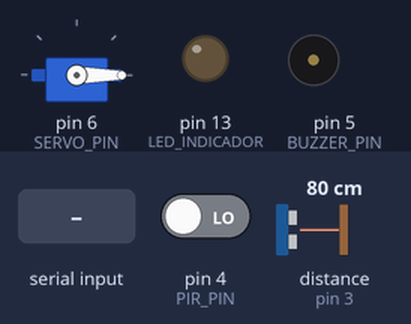
Simulated run of this sketch. Board: Arduino Uno, built with avr-gcc and run on an emulated ATmega328P. Parts: servo, output pins drawn as LEDs (lit = HIGH), buzzer (waves = sounding, pin HIGH). Dashed ring = blinking. The inputs (shaded band) are chosen by the test bench; at power-on: pin 4 (PIR_PIN) LOW, distance to the obstacle (sensor on pin 3) 80 cm. The echo pulse lasts 58.3 µs per cm; pins used as bus, display or sensor lines are not drawn; what the sketch prints to the serial monitor is not drawn.

Above: at 2.2 s.
2.3 s: "90,45\n" received over Serial
At 4.08 s:
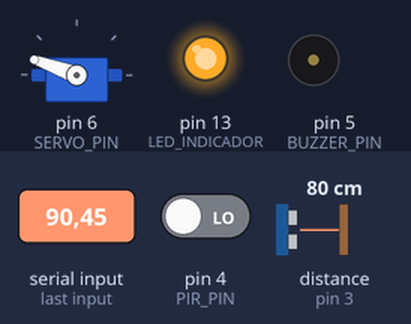
5.3 s: "4\n" received over Serial
At 5.56 s:
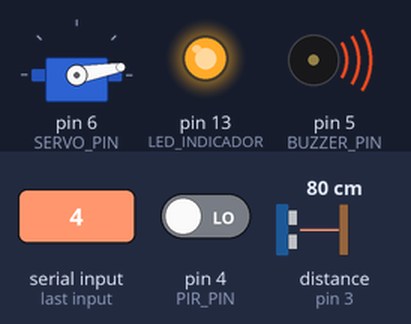
8.3 s: "30,150\n" received over Serial
At 8.89 s:
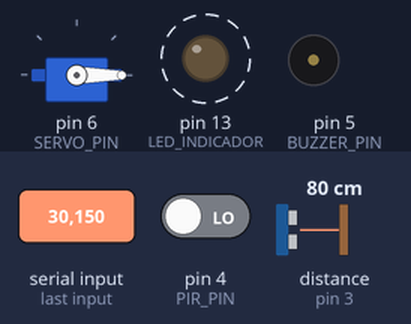
11.3 s: "4\n" received over Serial
At 11.54 s:
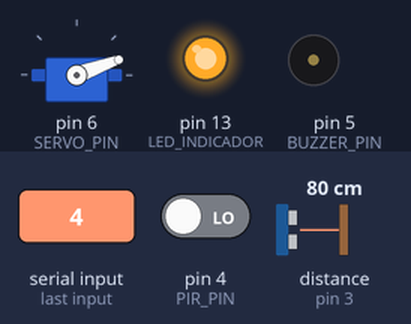
Timing chart, 0 to 15.3 s (numbered marks = the images above; inputs shaded):
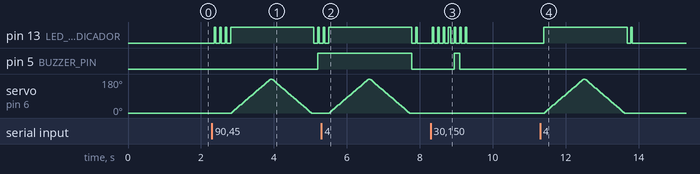

The sketch:

arduino_maestro.ino
```cpp
#include <Servo.h>
#include <DHT.h>

// ===== DEFINICIÓN DE PINES =====
#define TRIG_PIN 2      // Pin Trigger del sensor ultrasónico
#define ECHO_PIN 3      // Pin Echo del sensor ultrasónico
#define PIR_PIN 4       // Pin del sensor PIR
#define BUZZER_PIN 5    // Pin del buzzer
#define SERVO_PIN 6     // Pin del servo motor
#define DHT_PIN 7       // Pin del sensor DHT11
#define LED_INDICADOR 13 // LED indicador de comunicación serial

// ===== CONFIGURACIÓN DHT11 =====
#define DHT_TYPE DHT11
DHT dht(DHT_PIN, DHT_TYPE);

// ===== VARIABLES GLOBALES =====
Servo miServo;
int ultimoComando = -1;
bool servoMovimientoCompleto = true;
int anguloServo = 0;
bool buzzerActivo = false;
unsigned long lastBuzzerTime = 0;
const unsigned long buzzerDuration = 1000; // 1 segundo para el buzzer

void setup() {
  Serial.begin(9600);

  // ===== CONFIGURACIÓN DE PINES =====
  pinMode(TRIG_PIN, OUTPUT);
  pinMode(ECHO_PIN, INPUT);
  pinMode(PIR_PIN, INPUT);
  pinMode(BUZZER_PIN, OUTPUT);
  pinMode(LED_INDICADOR, OUTPUT);

  // ===== INICIALIZACIÓN DE SENSORES Y ACTUADORES =====
  dht.begin();           // Inicializar sensor DHT11
  miServo.attach(SERVO_PIN); // Conectar servo
  miServo.write(0);      // Posición inicial del servo

  // ===== ESTADO INICIAL =====
  digitalWrite(BUZZER_PIN, LOW);
  digitalWrite(LED_INDICADOR, LOW);
  digitalWrite(TRIG_PIN, LOW);

  Serial.println("🔄 Sistema de sensores por gestos INICIADO");
  Serial.println("📋 Comandos: 0=Apagar, 1=Ultrasónico, 2=DHT11, 3=PIR, 4=Servo, 5=Buzzer");
  delay(1000);
}

void loop() {
  // ===== LECTURA DE COMANDOS SERIAL =====
  if (Serial.available() > 0) {
    char comando = Serial.read();
    digitalWrite(LED_INDICADOR, HIGH);

    if (comando >= '0' && comando <= '5') {
      int numDedos = comando - '0';

      if (numDedos != ultimoComando) {
        ejecutarComando(numDedos);
        ultimoComando = numDedos;
      }
    }
    delay(50);
    digitalWrite(LED_INDICADOR, LOW);
  }

  // ===== CONTROL DE BUZZER TEMPORIZADO =====
  if (buzzerActivo && (millis() - lastBuzzerTime >= buzzerDuration)) {
    digitalWrite(BUZZER_PIN, LOW);
    buzzerActivo = false;
  }

  // ===== LECTURA CONTINUA DE SENSORES SEGÚN COMANDO ACTIVO =====
  if (millis() % 1000 == 0) { // Actualizar cada segundo aproximadamente
    if (ultimoComando >= 1 && ultimoComando <= 3) {
      ejecutarComando(ultimoComando); // Re-ejecutar para actualizar datos
    }
  }

  delay(100); // Pequeña pausa para estabilidad
}

void ejecutarComando(int numDedos) {
  switch (numDedos) {
    case 0:
      // ===== APAGAR TODO =====
      apagarTodo();
      Serial.println("S:0"); // Confirmación
      break;

    case 1:
      // ===== SENSOR ULTRASÓNICO =====
      medirYEnviarDistancia();
      break;

    case 2:
      // ===== SENSOR DHT11 (TEMPERATURA Y HUMEDAD) =====
      leerYEnviarDHT11();
      break;

    case 3:
      // ===== SENSOR PIR (MOVIMIENTO) =====
      leerYEnviarPIR();
      break;

    case 4:
      // ===== SERVO MOTOR =====
      moverServo();
      break;

    case 5:
      // ===== BUZZER =====
      activarBuzzer();
      break;
  }
}

void apagarTodo() {
  digitalWrite(BUZZER_PIN, LOW);
  buzzerActivo = false;
  miServo.write(0);
  anguloServo = 0;
}

void medirYEnviarDistancia() {
  float distancia = medirDistancia();

  // Validar lectura
  if (distancia > 0 && distancia < 400) {
    Serial.print("D:");
    Serial.print(distancia);
    Serial.println();
  } else {
    Serial.println("D:ERROR");
  }
}

float medirDistancia() {
  // Limpiar el trigger
  digitalWrite(TRIG_PIN, LOW);
  delayMicroseconds(2);

  // Enviar pulso de 10 microsegundos
  digitalWrite(TRIG_PIN, HIGH);
  delayMicroseconds(10);
  digitalWrite(TRIG_PIN, LOW);

  // Medir tiempo de respuesta
  long duracion = pulseIn(ECHO_PIN, HIGH, 30000); // Timeout de 30ms

  // Calcular distancia (cm)
  if (duracion > 0) {
    float distancia = duracion * 0.034 / 2;
    return distancia;
  }

  return -1; // Error en la medición
}

void leerYEnviarDHT11() {
  // Leer temperatura y humedad
  float temperatura = dht.readTemperature();
  float humedad = dht.readHumidity();

  // Verificar si la lectura es válida
  if (isnan(temperatura) || isnan(humedad)) {
    Serial.println("T:ERROR,H:ERROR");
    return;
  }

  // Enviar datos
  Serial.print("T:");
  Serial.print(temperatura, 1); // 1 decimal
  Serial.print(",H:");
  Serial.print(humedad, 1); // 1 decimal
  Serial.println();
}

void leerYEnviarPIR() {
  int movimiento = digitalRead(PIR_PIN);

  Serial.print("P:");
  Serial.print(movimiento);
  Serial.println();
}

void moverServo() {
  // Realizar barrido completo de 0 a 180 grados
  for (int pos = 0; pos <= 180; pos += 5) {
    miServo.write(pos);
    anguloServo = pos;
    Serial.print("S:");
    Serial.print(pos);
    Serial.println();
    delay(30);
  }

  // Regresar a 0 grados
  for (int pos = 180; pos >= 0; pos -= 5) {
    miServo.write(pos);
    anguloServo = pos;
    Serial.print("S:");
    Serial.print(pos);
    Serial.println();
    delay(30);
  }
}

void activarBuzzer() {
  digitalWrite(BUZZER_PIN, HIGH);
  buzzerActivo = true;
  lastBuzzerTime = millis();

  Serial.println("B:1"); // Buzzer activado
}

// ===== FUNCIÓN DE DEBUG (OPCIONAL) =====
void debugSensores() {
  Serial.println("=== DEBUG SENSORES ===");

  // Ultrasónico
  float dist = medirDistancia();
  Serial.print("Ultrasónico: ");
  Serial.print(dist);
  Serial.println(" cm");

  // DHT11
  float temp = dht.readTemperature();
  float hum = dht.readHumidity();
  Serial.print("DHT11 - Temp: ");
  Serial.print(temp);
  Serial.print("°C, Hum: ");
  Serial.print(hum);
  Serial.println("%");

  // PIR
  int pir = digitalRead(PIR_PIN);
  Serial.print("PIR: ");
  Serial.println(pir ? "DETECTADO" : "SIN MOVIMIENTO");

  // Servo
  Serial.print("Servo: ");
  Serial.print(anguloServo);
  Serial.println("°");

  Serial.println("=====================");
}
```

Measured:
- after the input at 2.3 s, pin 13 (LED_INDICADOR): goes 3 × (HIGH 0.05 s, LOW 0.10 s), HIGH 2.3 s, LOW 0.10 s, HIGH 0.05 s, then LOW, starting after 0.06 s; pin 5 (BUZZER_PIN): LOW → HIGH after 2.9 s; servo on pin 6 (SERVO_PIN): rises from 0° to 180° in 1.1 s, then falls to 0° in 1.1 s
- after the input at 5.3 s, pin 5 (BUZZER_PIN): HIGH → LOW after 2.5 s instead of 0.90 s; servo on pin 6 (SERVO_PIN): rises from 0° to 180° in 1.1 s, then falls to 0° in 1.1 s
- after the input at 8.3 s, pin 13 (LED_INDICADOR): alternates HIGH for 0.05 s and LOW for 0.10 s, 14 changes in all, then stays LOW, starting at once; pin 5 (BUZZER_PIN): LOW → HIGH after 0.64 s, → LOW 0.15 s later
- after the input at 11.3 s, pin 13 (LED_INDICADOR): LOW → HIGH after 0.09 s, → LOW 2.3 s later, → HIGH 0.10 s later, → LOW 0.05 s later; servo on pin 6 (SERVO_PIN): rises from 0° to 180° in 1.1 s, then falls to 0° in 1.1 s
